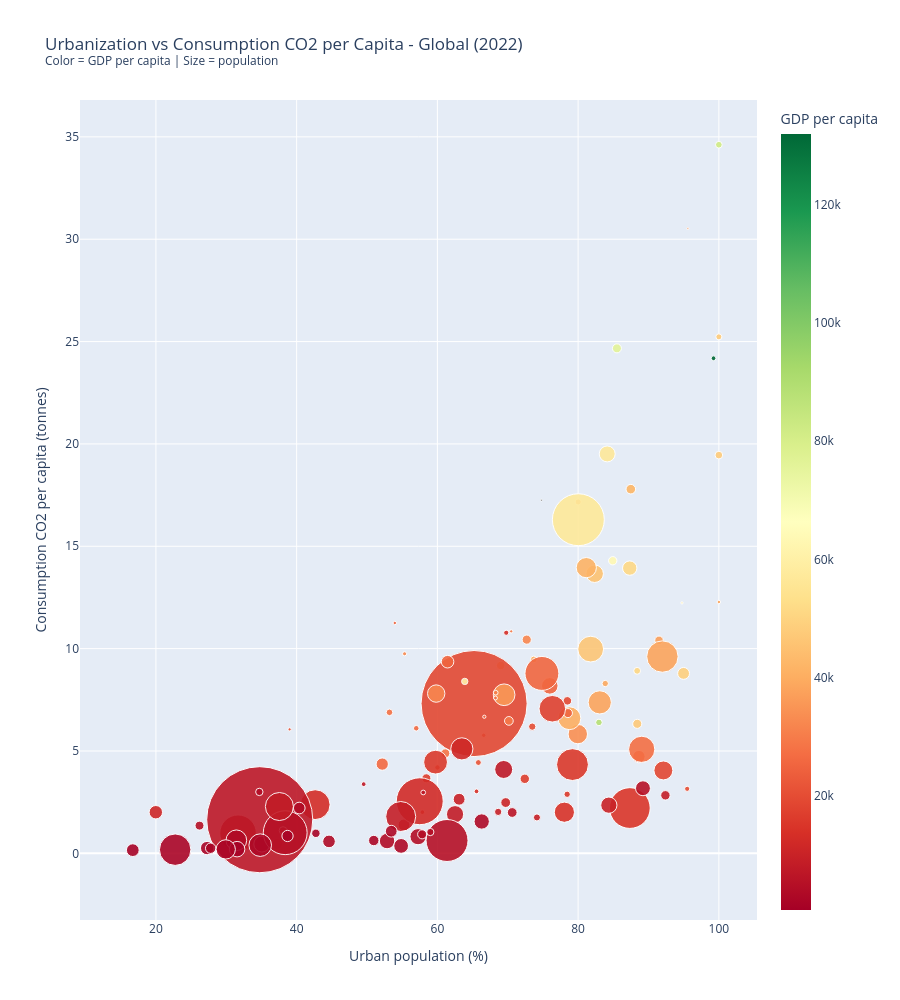

Source (notebook cell):
### Code cell
# Global view - but with consumption co2
fig = px.scatter(
    latest,
    x='urban_population_pct',
    y='consumption_co2_per_capita',
    color='gdp_per_capita',
    size='population',
    size_max=75,
    hover_name='country',
    color_continuous_scale='RdYlGn',
    title='Urbanization vs Consumption CO2 per Capita - Global (2022)<br>'
          '<sup>Color = GDP per capita | Size = population</sup>',
    labels={
        'urban_population_pct': 'Urban population (%)',
        'consumption_co2_per_capita': 'Consumption CO2 per capita (tonnes)',
        'gdp_per_capita': 'GDP per capita'
    },
    height=1000
)

fig.update_traces(marker=dict(opacity=0.9))
fig.show()

# Correlation
corr = latest[['urban_population_pct', 'consumption_co2_per_capita', 'gdp_per_capita']].corr()
print("\nCorrelation matrix:")
print(corr.round(3))

### Figure 1 — Plotly figure (JSON) as saved in the notebook; plotly's stock layout.template omitted (floating-point values rounded to 4 significant figures; data arrays with more than 128 entries replaced by an {"elided": "..."} marker saying what was removed)
{"data": [{"hovertemplate": "<b>%{hovertext}</b><br><br>Urban population (%)=%{x}<br>Consumption CO2 per capita (tonnes)=%{y}<br>population=%{marker.size}<br>GDP per capita=%{marker.color}<extra></extra>", "hovertext": {"elided": "204 str values"}, "legendgroup": "", "marker": {"color": {"elided": "204 float values"}, "coloraxis": "coloraxis", "opacity": 0.9, "size": {"elided": "204 float values"}, "sizemode": "area", "sizeref": 253400.0, "symbol": "circle"}, "mode": "markers", "name": "", "orientation": "v", "showlegend": false, "type": "scatter", "x": {"elided": "204 float values"}, "xaxis": "x", "y": {"elided": "204 float values"}, "yaxis": "y"}], "layout": {"coloraxis": {"autocolorscale": false, "colorbar": {"title": {"text": "GDP per capita"}}, "colorscale": [[0, "rgb(165,0,38)"], [0.1, "rgb(215,48,39)"], [0.2, "rgb(244,109,67)"], [0.3, "rgb(253,174,97)"], [0.4, "rgb(254,224,139)"], [0.5, "rgb(255,255,191)"], [0.6, "rgb(217,239,139)"], [0.7, "rgb(166,217,106)"], [0.8, "rgb(102,189,99)"], [0.9, "rgb(26,152,80)"], [1, "rgb(0,104,55)"]]}, "height": 1000, "legend": {"itemsizing": "constant", "tracegroupgap": 0}, "title": {"text": "Urbanization vs Consumption CO2 per Capita - Global (2022)<br><sup>Color = GDP per capita | Size = population</sup>"}, "xaxis": {"anchor": "y", "domain": [0, 1], "title": {"text": "Urban population (%)"}}, "yaxis": {"anchor": "x", "domain": [0, 1], "title": {"text": "Consumption CO2 per capita (tonnes)"}}}}
